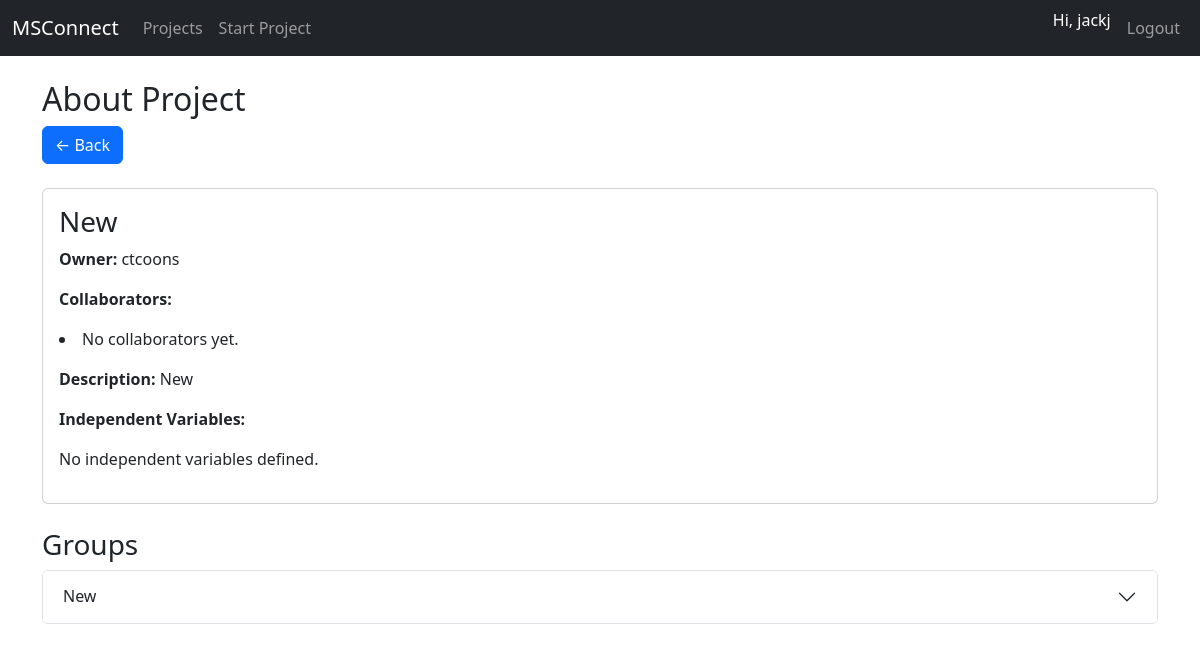
The page /project/1/about/ (signed in) on the database its author committed.
### core/models.py (models this page shows, shortened)
class ProjectData(models.Model):
    owner = models.ForeignKey(User, on_delete=models.CASCADE, related_name="owned_projects")
    project_name = models.CharField(max_length=200)
    description = models.TextField(blank=True)
    number_of_groups = models.PositiveIntegerField()
    group_names = models.TextField(help_text="Tab-separated group names")
    independent_variable = models.JSONField(default=dict)
    created_at = models.DateTimeField(auto_now_add=True)

class GroupData(models.Model):
    project = models.ForeignKey(ProjectData, on_delete=models.CASCADE, related_name="group_data")
    group_name = models.CharField(max_length=200)

### core/views.py (the view)
# urls.py: path("project/<int:project_id>/about/", views.project_about, name="project_about"),
@login_required
def project_about(request, project_id):
    project = get_object_or_404(ProjectData, id=project_id)
    return render(request, "core/about.html", {"project": project})

### core/templates/core/about.html (shortened to what this page needs)
{% extends "core/base.html" %}
{% block content %}
<h2>About Project</h2>
    <a href="{% url 'project_detail' project.id %}">
        <button class="btn btn-primary">&#x2190; Back</button>
    </a>
<br>
<br>
<div class="card">
  <div class="card-body">
    <h3>{{ project.project_name }}</h3>
    <p><strong>Owner:</strong> {{ project.owner.username }}</p>
    <p><strong>Collaborators:</strong>
      {% for membership in project.memberships.all %}
        {% if membership.role == "collaborator" %}
            <li>{{ membership.user.username }}</li>
        {% endif %}
    {% empty %}
        <li>No collaborators yet.</li>
    {% endfor %}
    </p>
    <p><strong>Description:</strong> {{ project.description }}</p>
    <p><strong>Independent Variables:</strong></p>
        {% if project.independent_variable %}
            <ul>
                {% for category, options in project.independent_variable.items %}
                    <li>
                        <strong>{{ category }}</strong>
                        <ul>
                            {% for option in options %}
                                <li>{{ option }}</li>
                            {% endfor %}
                        </ul>
                    </li>
                {% endfor %}
            </ul>
        {% else %}
            <p>No independent variables defined.</p>
        {% endif %}
  </div>
</div>
<h3 class="mt-4">Groups</h3>
<div class="accordion" id="groupsAccordion">
  {% for group in project.group_data.all %}
    <div class="accordion-item">
      <h2 class="accordion-header" id="groupHeading{{ forloop.counter }}">
        <button class="accordion-button collapsed" type="button" data-bs-toggle="collapse"
                data-bs-target="#groupCollapse{{ forloop.counter }}"
                aria-expanded="false" aria-controls="groupCollapse{{ forloop.counter }}">
          {{ group.group_name }}
        </button>
      </h2>
          {% regroup group.group_sub_data.all by category as grouped_subdata %}
    </div>
  {% empty %}
    <p>No groups found.</p>
  {% endfor %}
</div>
{% endblock %}

### core/templates/core/base.html (shortened to what this page needs)
{% load static %}
<!DOCTYPE html>
<html lang="en">
<head>
    <link href="https://cdn.jsdelivr.net/npm/bootstrap@5.3.2/dist/css/bootstrap.min.css" rel="stylesheet">
    <link href="{% static 'core/css/style.css' %}" rel="stylesheet">
</head>
<body>
    <nav class="navbar navbar-expand-lg navbar-dark bg-dark mb-4">
        <div class="container-fluid">
            <a class="navbar-brand" href="{% url 'project_list' %}">MSConnect</a>
            <div class="collapse navbar-collapse" id="navbarNav">
                <ul class="navbar-nav me-auto">
                    <li class="nav-item">
                        <a class="nav-link" href="{% url 'project_list' %}">Projects</a>
                    </li>
                    <li class="nav-item">
                        <a class="nav-link" href="{% url 'start_project' %}">Start Project</a>
                    </li>
                </ul>
                <ul class="navbar-nav">
                    {% if user.is_authenticated %}
                        <li class="nav-item">
                            <span class="navbar-text text-white me-2">Hi, {{ user.username }}</span>
                        </li>
                        <li class="nav-item">
                            <a class="nav-link" href="{% url 'logout' %}">Logout</a>
                        </li>
                    {% endif %}
                </ul>
            </div>
        </div>
    </nav>
    <div class="container">
        {% block content %}{% endblock %}
    </div>
  <footer class="footer">
      <br>
      <br>
  </footer>
</body>
</html>

### core/static/core/css/style.css (style rules this page uses)
.footer { padding: 1rem; }

### rows shown on the page
ProjectData: project_name "New", owner.username "ctcoons", description "New"
GroupData: group_name "New"

### other values the page prints
{{ user.username }} "jackj"
